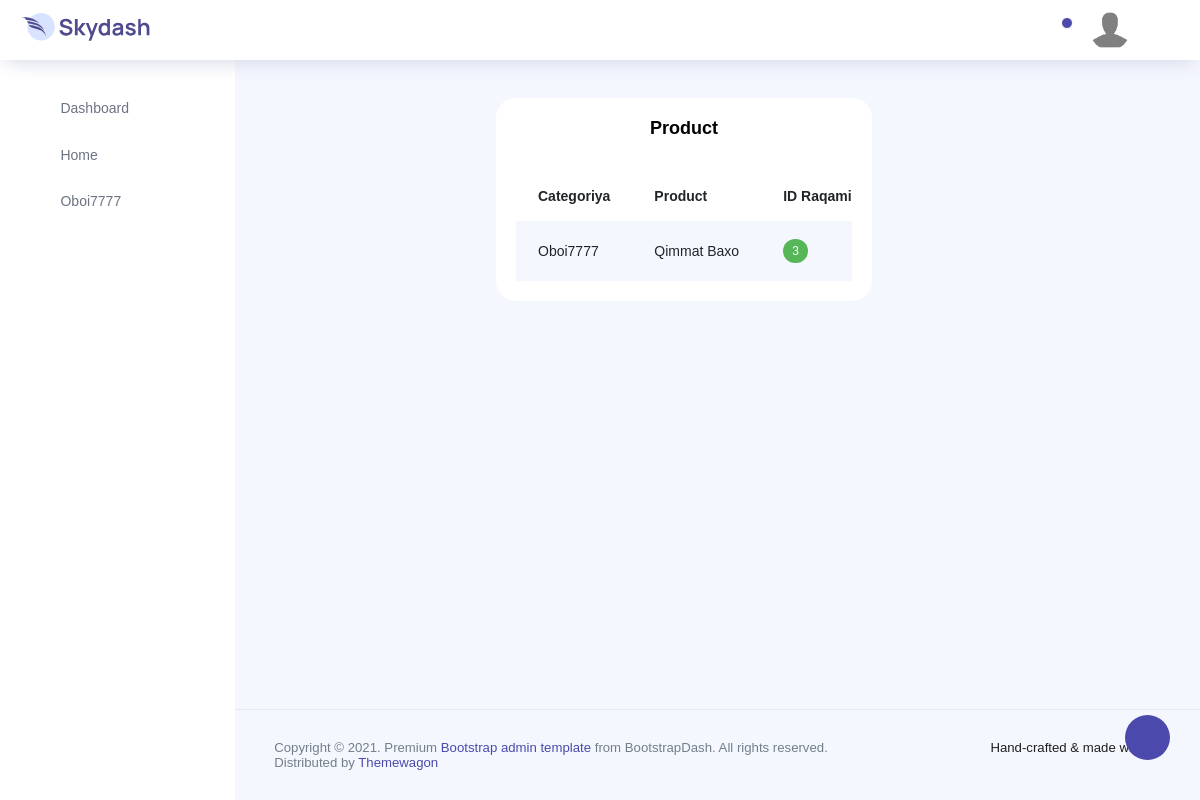
Before: /dashboard/ with the older database file.
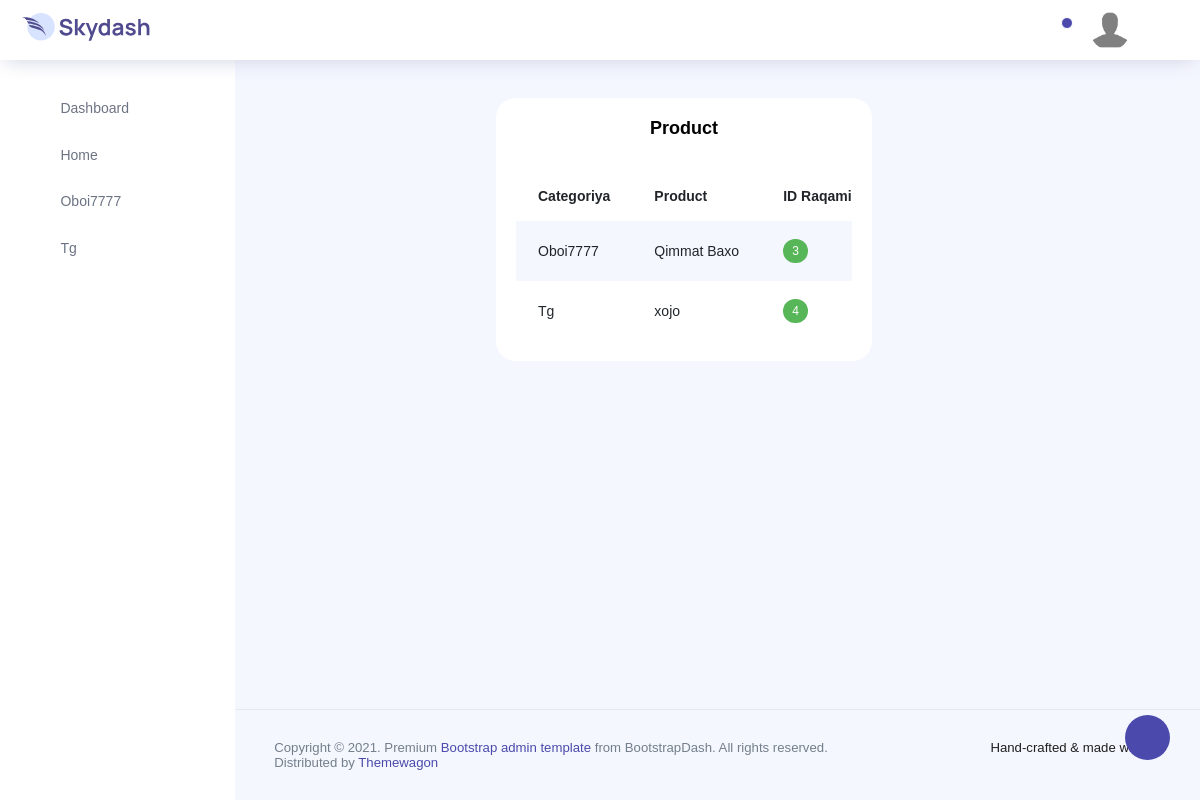
After: the same page with the newer database file.
### kabinet/models.py (models this page shows, shortened)
class Categoriya(models.Model):
    name = models.CharField(max_length=250)
    def __str__(self):
        return self.name

class Product(models.Model):
    frist_name = models.ForeignKey(Categoriya, null=True, on_delete=models.CASCADE)
    name = models.CharField(max_length=250)

### kabinet/views.py (the view)
def index(request):
    dashboard = Categoriya.objects.all()
    mine_dashboard = Product.objects.all()
    context = {
        'dashboard': dashboard,
        'mine_dashboard': mine_dashboard,
    }
    return render(request, 'admin_2/index.html', context)

### templates/admin_2/index.html (shortened to what this page needs)
{% load static %}
<!DOCTYPE html>
<html lang="">
<head>
    <link rel="stylesheet" href="{% static 'vendors/feather/feather.css' %}">
    <link rel="stylesheet" href="{% static 'vendors/ti-icons/css/themify-icons.css' %}">
    <link rel="stylesheet" href="{% static 'vendors/css/vendor.bundle.base.css' %}">
    <link rel="stylesheet" href="{% static 'vendors/datatables.net-bs4/dataTables.bootstrap4.css' %}">
    <link rel="stylesheet" href="{% static 'vendors/ti-icons/css/themify-icons.css' %}">
    <link rel="stylesheet" type="text/css" href="{% static 'js/select.dataTables.min.css' %}">
    <link rel="stylesheet" href="{% static 'css/vertical-layout-light/style.css' %}">
</head>
<body>
<div class="container-scroller">
    <nav class="navbar col-lg-12 col-12 p-0 fixed-top d-flex flex-row">
        <div class="text-center navbar-brand-wrapper d-flex align-items-center justify-content-center">
            <a class="navbar-brand brand-logo mr-5" href="index.html"><img src="{% static 'images/logo.svg' %}"
                                                                           class="mr-2" alt="logo"/></a>
        </div>
        <div class="navbar-menu-wrapper d-flex align-items-center justify-content-end">
            <button class="navbar-toggler navbar-toggler align-self-center" type="button" data-toggle="minimize">
                <span class="icon-menu"></span>
            </button>
            <ul class="navbar-nav navbar-nav-right">
                <li class="nav-item dropdown">
                    <a class="nav-link count-indicator dropdown-toggle" id="notificationDropdown" href="#"
                       data-toggle="dropdown">
                        <i class="icon-bell mx-0"></i>
                        <span class="count"></span>
                    </a>
                </li>
                <li class="nav-item nav-profile dropdown">
                    <a class="nav-link dropdown-toggle" href="#" data-toggle="dropdown" id="profileDropdown">
                        <img src="{% static 'images/images.png' %}" alt="profile"/>
                    </a>
                </li>
                <li class="nav-item nav-settings d-none d-lg-flex">
                    <a class="nav-link" href="#">
                        <i class="icon-ellipsis"></i>
                    </a>
                </li>
            </ul>
        </div>
    </nav>
    <div class="container-fluid page-body-wrapper">
        <div class="theme-setting-wrapper">
            <div id="settings-trigger"><i class="ti-settings"></i></div>
        </div>
        <nav class="sidebar sidebar-offcanvas" id="sidebar">
            <ul class="nav">
                <li class="nav-item">
                    <a class="nav-link" href="index.html">
                        <i class="icon-grid menu-icon"></i>
                        <span class="menu-title">Dashboard</span>
                    </a>
                </li>
                <li class="nav-item">
                    <a class="nav-link" href="{% url 'home' %}">
                        <i class="icon-grid menu-icon"></i>
                        <span class="menu-title">Home</span>
                    </a>
                </li>
                {% for i in dashboard %}
                    <li class="nav-item">
                    <a class="nav-link" data-toggle="collapse" href="#form-elements" aria-expanded="false"
                       aria-controls="form-elements">
                        <i class="icon-columns menu-icon"></i>
                        <span class="menu-title">{{ i.name }}</span>
                        <i class="menu-arrow"></i>
                    </a>
                {% endfor %}
            </ul>
        </nav>
        <div  class="main-panel">
            <div  class="content-wrapper">
                <div style="margin-left: 13rem" class="row">
                    <div class="col-md-7 grid-margin stretch-card">
                        <div class="card">
                            <div class="card-body">
                                <p style="text-align: center" class="card-title mb-0">Product</p>
                                <div style="margin-top: 2rem" class="table-responsive">
                                    <table class="table table-striped table-borderless">
                                        <thead>
                                        <tr>
                                            <th>Categoriya</th>
                                            <th>Product</th>
                                            <th>ID Raqami</th>
                                        </tr>
                                        </thead>
                                        <tbody>
                                        {% for i in mine_dashboard %}
                                        <tr>
                                            <td>{{ i.frist_name}}</td>
                                            <td>{{ i.name }}</td>
                                            <td class="font-weight-medium">
                                                <div class="badge badge-success">{{ i.id }}</div>
                                            </td>
                                        </tr>
                                            {% endfor %}
                                        </tbody>
                                    </table>
                                </div>
                            </div>
                        </div>
                    </div>
                </div>
            </div>
            <footer class="footer">
                <div class="d-sm-flex justify-content-center justify-content-sm-between">
                    <span class="text-muted text-center text-sm-left d-block d-sm-inline-block">Copyright © 2021.  Premium <a
                            href="https://www.bootstrapdash.com/" target="_blank">Bootstrap admin template</a> from BootstrapDash. All rights reserved.</span>
                    <span class="float-none float-sm-right d-block mt-1 mt-sm-0 text-center">Hand-crafted & made with </span>
                </div>
                <div class="d-sm-flex justify-content-center justify-content-sm-between">
                    <span class="text-muted text-center text-sm-left d-block d-sm-inline-block">Distributed by <a
                            href="https://www.themewagon.com/" target="_blank">Themewagon</a></span>
                </div>
            </footer>
        </div>
    </div>
</div>
</body>
</html>

Changed rows visible on the page:
added Categoriya: name "Tg"
added Product: frist_name "Tg", name "xojo", id "4"
